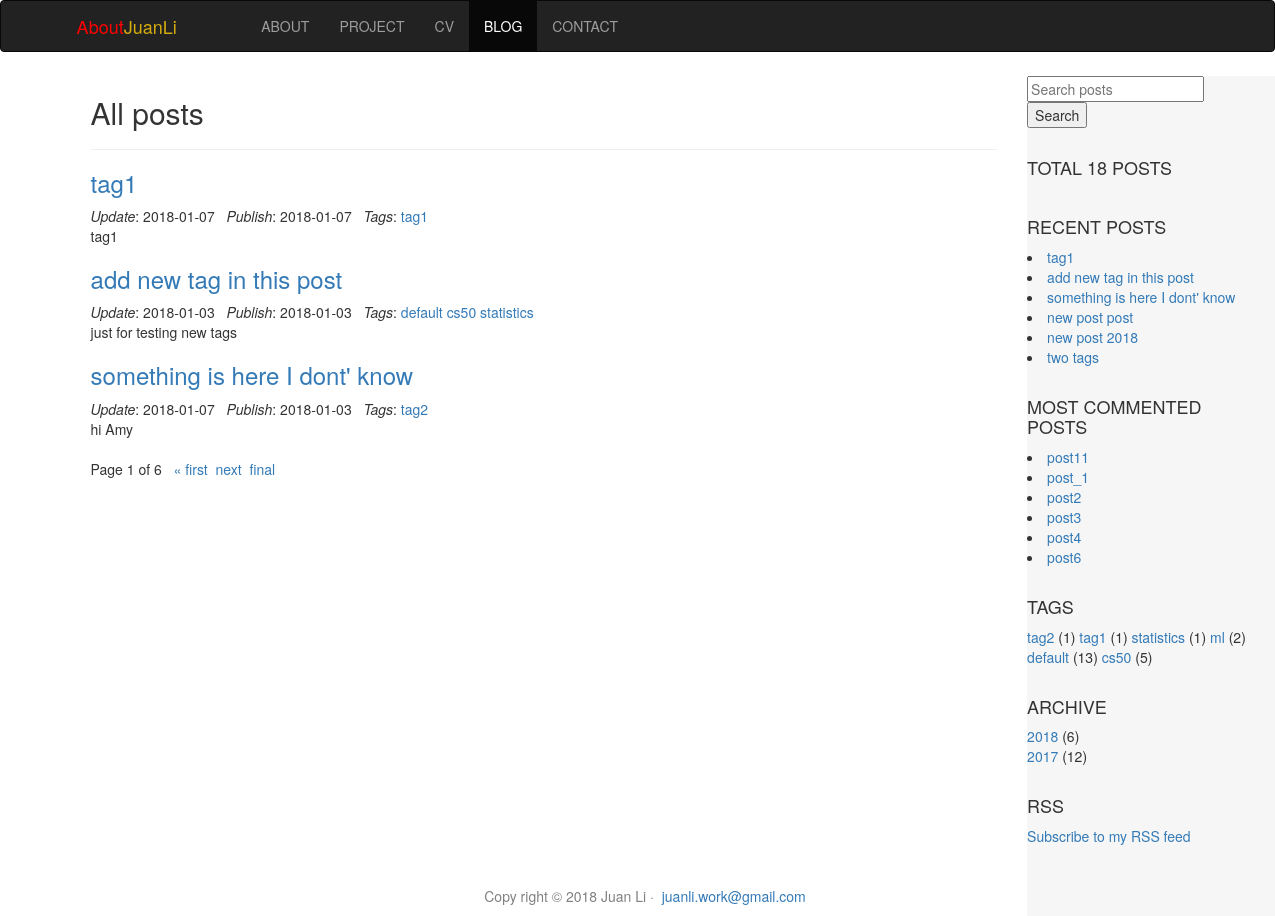
Screenshot of /blog/ with the database file from the repository.
### blog/models.py (models this page shows, shortened)
class Post(models.Model):
    STATUS_CHOICES = (
        ('draft', 'Draft'),
        ('published', 'Published'),
    )
    title = models.CharField(max_length=200)
    slug = models.SlugField(max_length=200, unique_for_date='publish')
    body = models.TextField()
    publish = models.DateTimeField(default=timezone.now)
    created = models.DateTimeField(auto_now_add=True)
    updated = models.DateTimeField(auto_now=True)
    status = models.CharField(max_length=10, choices=STATUS_CHOICES, default='draft')
    tag = models.CharField(max_length=50, default='default')
    class Meta:
        ordering = ['-publish']
    objects = models.Manager()
    published = PublishedManger()
    def tag_list(self):
        tag_list = re.split(", ", self.tag)
        return tag_list
    def get_absolute_url(self):
        return reverse('blog:post_detail', args=[self.publish.year,
                                                 self.publish.month,
                                                 self.publish.day,
                                                 self.slug])

### blog/views.py (the view)
# urls.py: path('', views.post_list, name='post_list'),
def post_list(request):
    data = post_data()
    queryset_list = posts
    query = request.GET.get('q')
    if query:
        queryset_list = queryset_list.filter(
            Q(title__icontains=query)|
            Q(body__icontains=query)
        ).distinct() # distinct() to prevent duplicate search results popping up
        body_title = "Search results for: " + query
    else:
        body_title = "All posts"
    paginator = Paginator(queryset_list, 3)
    page_request_var = 'page'
    page = request.GET.get(page_request_var)
    post_list = paginator.get_page(page)
    data.update({'posts': post_list, 'body_title': body_title})
    return render(request, 'blog/post/list.html', data)

### blog/models.py (called while the page is built)
    def get_queryset(self):
        return super(PublishedManger, self).get_queryset().filter(status='published')

### blog/templatetags/blog_tags.py (called while the page is built)
@register.simple_tag
def total_posts():
    return Post.objects.all().filter(status='published').count()

@register.inclusion_tag('blog/includes/recent_posts.html')
def recent_posts(count=6):
    posts = Post.published.order_by('-publish')[:count]
    return {
        'recent_posts': posts
    }

@register.inclusion_tag('blog/includes/most_commented_posts.html')
def most_commented_posts(count=6):
    posts = Post.published.annotate(total_comments=Count('comments')).order_by('-total_comments')[:count]
    return{
        'most_commented_posts': posts
    }

### blog/views.py (called while the page is built)
def tag_archive_data(posts):
    count_list = []
    count = {}
    for post in posts:
        tag_list = re.split(", ", post.tag)
        for tag in tag_list:
            if tag not in count:
                count[tag] = 1
            else:
                count[tag] += 1
    for k, v in sorted(count.items(), reverse=True):
        count_list.append({'tag': k, 'count': v})
    return count_list

def year_archive_data(posts):
    count_list = []
    count = {}
    for post in posts:
        year = post.publish.year
        if year not in count:
            count[year] = 1
        else:
            count[year] += 1
    for k, v in sorted(count.items(), reverse=True):
        count_list.append({'year': k, 'count': v})
    return count_list

def post_data():
    tag_count = tag_archive_data(posts)
    year_count = year_archive_data(posts)
    data = {'posts': posts,
            'tag_count': tag_count,
            'year_count': year_count,
            'body_title': ""}
    return data

### blog/templates/blog/post/list.html (shortened to what this page needs)
{% extends "blog/post/base.html" %}
{% load staticfiles %}
{% block content %}
<h2>{{ body_title }}</h2><hr>
{% for post in posts %}
<h3><a href="{{ post.get_absolute_url }}">{{ post.title }}</a></h3>
<em>Update</em>: {{ post.updated|date:"Y-m-d" }}&nbsp;&nbsp;
<em>Publish</em>: {{ post.publish|date:"Y-m-d" }}&nbsp;&nbsp;
<em>Tags</em>:
    {% for tag in post.tag_list %}
    <a href="/blog/tag/{{ tag }}">{{ tag }} </a>
    {% endfor %}
<div>{{ post.body|truncatewords:100|safe}}</div>
{% endfor %}
<div class="pagination">
    <span class="step-links">
        <span class="current">
            Page {{ posts.number }} of {{ posts.paginator.num_pages }}
        </span>&nbsp;
        {% if posts.has_next %}
            <a href="?page=1">&laquo; first</a>&nbsp;
            <a href="?page={{ posts.next_page_number }}">next</a>&nbsp;
        {% endif %}
        <a href="?page={{ posts.paginator.num_pages }}">final</a>&nbsp;
    </span>
</div>
{% endblock %}

### blog/templates/blog/post/base.html (shortened to what this page needs)
<!DOCTYPE html>
<html lang="en">
<head>
         {% load blog_tags %}
 {% load staticfiles %}
 	<link rel="stylesheet" href="{% static 'home/css/bootstrap.min.css' %}" type = "text/css"/>
    <link rel="stylesheet" href="{% static 'home/css/base.css' %}" type="text/css"/>
</head>
<body>
       <nav class="navbar navbar-inverse center" data-spy="affix">
           <div class="container-fluid">
                <div class="navbar-header">
                    <a class="navbar-brand" href="/"><font color="red">About</font><font color="#D4AC0D">JuanLi</font></a>
                </div>
                <div class="collapse navbar-collapse" id="myNavbar">
                    <ul class="nav navbar-nav navbar-center">
                        <li>&nbsp;&nbsp;&nbsp;&nbsp;&nbsp;&nbsp;&nbsp;&nbsp;&nbsp;&nbsp;&nbsp;&nbsp;&nbsp;&nbsp;</li>
                        <li><a href="/about/">ABOUT</a></li>
                        <li><a href="/project/">PROJECT</a><li>
                        <li><a href="/cv/">CV</a></li>
                        <li><a href="/blog/">BLOG</a></li>
                        <li><a href="/contact/">CONTACT</a></li>
                    </ul>
                </div>
            </div>
       </nav>
     <div id="content">
        <div class="col-sm-10">
            {% block content %} {% endblock %}
        </div>
        <div class="col-sm-2">
            <div id = 'sidebar'>
                <form action=""  method="GET">
                    <input type="text" name="q" placeholder="Search posts" value="{{ request.GET.q }}"/>
                    <input type="submit" value="Search"/>
                </form><br>
                <h4> TOTAL {% total_posts %} POSTS</h4><br>
                <h4>RECENT POSTS</h4>
                 {% recent_posts 6 %}<br>
                <h4>MOST COMMENTED POSTS</h4>
                 {% most_commented_posts 6 %}<br>
                <h4>TAGS</h4>
                    {% for element in tag_count %}
                    <a href="/blog/tag/{{ element.tag }}">{{ element.tag }}</a> ({{ element.count }})
                     {% endfor %}
                     <br><br>
                <h4>ARCHIVE</h4>
                     {% for element in year_count %}
                     <a href="/blog/{{ element.year }}">{{ element.year }}</a> ({{ element.count }})<br>
                     {% endfor %}
                     <br>
                <h4>RSS</h4>
                    <a href="{% url 'blog:post_feed' %}">Subscribe to my RSS feed</a></p><br><br><br>
            </div>
        </div>
     </div>
	<footer class="footer">
		<div class="container-fluid" style='margin-left:15px'>
            <p>Copy right &copy; {%now "Y"%} Juan Li &middot; &nbsp;<a href="mailto:juanli.work@gmail.com">juanli.work@gmail.com</a></p>
		</div>
	</footer>
</body>
</html>

### blog/templates/blog/includes/recent_posts.html
 {% for post in recent_posts %}
      <li><a href="{{ post.get_absolute_url }}">{{ post.title }}</a></li>
{% endfor %}

### blog/templates/blog/includes/most_commented_posts.html
 {% for post in most_commented_posts %}
      <li><a href="{{ post.get_absolute_url }}">{{ post.title }}</a></li>
{% endfor %}

### home/static/home/css/base.css (style rules this page uses)
html, body { height: 100%; }
.affix { top: 0; width: 100%; z-index: 999; }
.footer { position: fixed; left: 0; bottom: 0; width: 100%; color: gray; text-align: center; }

### blog/templates/blog/post/base.html (style rules this page uses)
.navbar-brand { padding-left:2cm }
#content { margin: 2cm; }
#sidebar { position: float; padding-right:2cm; background-color: #f6f6f6; width: 300px; height:100%; }

### rows the page displays
Post: title "tag1", updated "2018-01-07", publish "2018-01-07", tag_list "tag1", body "tag1", tag "tag1"
Post: title "add new tag in this post", updated "2018-01-03", publish "2018-01-03", tag_list "default" "cs50" "statistics", body "just for testing new tags"
Post: title "something is here I dont' know", updated "2018-01-07", publish "2018-01-03", tag_list "tag2", body "hi Amy", tag "tag2"
Post: title "new post post"
Post: title "new post 2018"
Post: title "two tags"
Post: title "post11"
Post: title "post_1"
Post: title "post2"
Post: title "post3"
Post: title "post4"
Post: title "post6"
Post: tag "ml"

### other values shown
{{ body_title }} "All posts"
{{ posts.number }} "1"
{{ posts.paginator.num_pages }} "6"
{{ element.count }} "1" "1" "1" "2" "13" "5"
{{ element.tag }} "statistics" "default" "cs50"
{{ element.year }} "2018" "2017"
{{ element.count }} "6" "12"
